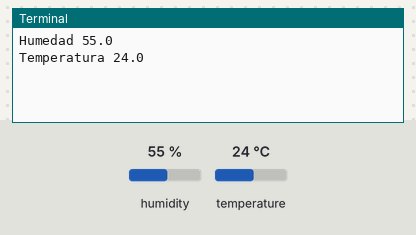
Recording of a program running on a simulated Raspberry Pi (BCM pin numbers). On the bench: the last lines printed to the terminal. The inputs (shaded band) are chosen by the test bench; at power-on: humidity 55 %, temperature 24 °C.

Above: at 1.2 s.
1.3 s: humidity set to 22 %
At 3.1 s:
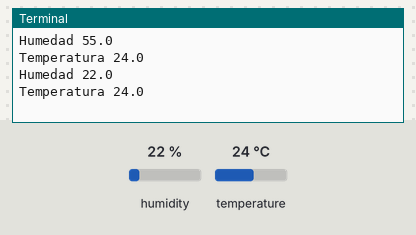
3.4 s: temperature set to 12 °C
At 3.9 s:
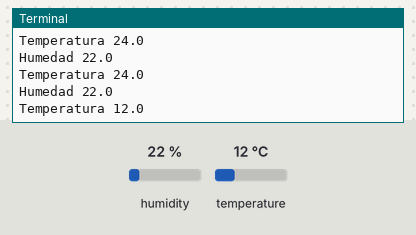
5.5 s: humidity set to 40 %
At 6.9 s:
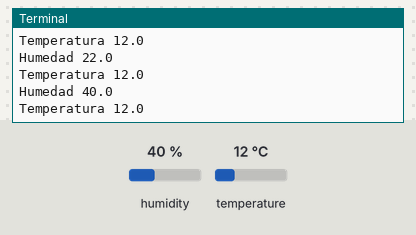
Timing chart, 0 to 8.5 s (numbered marks = the images above; inputs shaded):
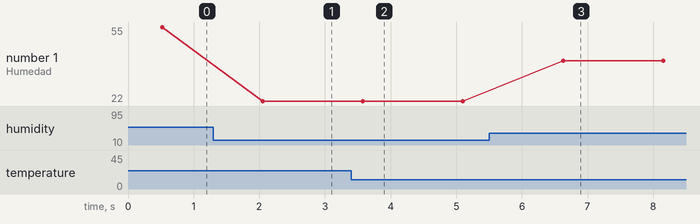

Measured:
- after the input at 1.3 s, the terminal: prints a new line after 0.75 s (image 1)
- after the input at 3.4 s, the terminal: prints a new line after 0.18 s (image 2)
- after the input at 5.5 s, the terminal: prints a new line after 1.1 s (image 3)
- plotted number 1: 55 → 22 after the input at 1.3 s, 22 → 40 after the input at 5.5 s

The program:

sensor_temperatura_codigo_mjam.py
```python
import Adafruit_DHT #codigo que realiza la toma de temeperatura del sensor DHT11
import time

while True:
    sensor = Adafruit_DHT.DHT11  #Cambia por DHT22 y solo si usas dicho sensor
    pin = 4 #Pin en la raspberry donde conectamos el sensor
    humedad, temperatura = Adafruit_DHT.read_retry(sensor, pin)

    print('Humedad', humedad)
    print('Temperatura', temperatura)

    time.sleep(1) #Cada segundo se evalua el sensor
```
